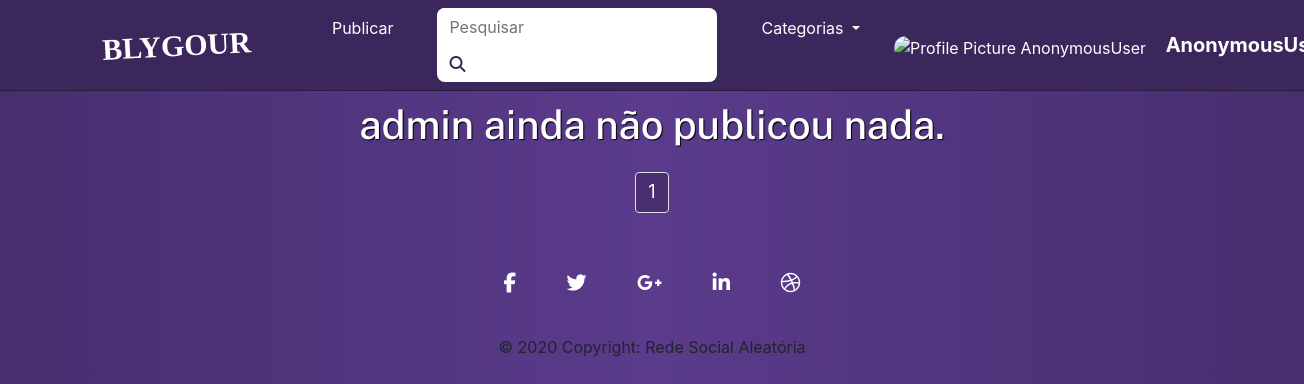
Before: /profile/admin/ with the older database file.
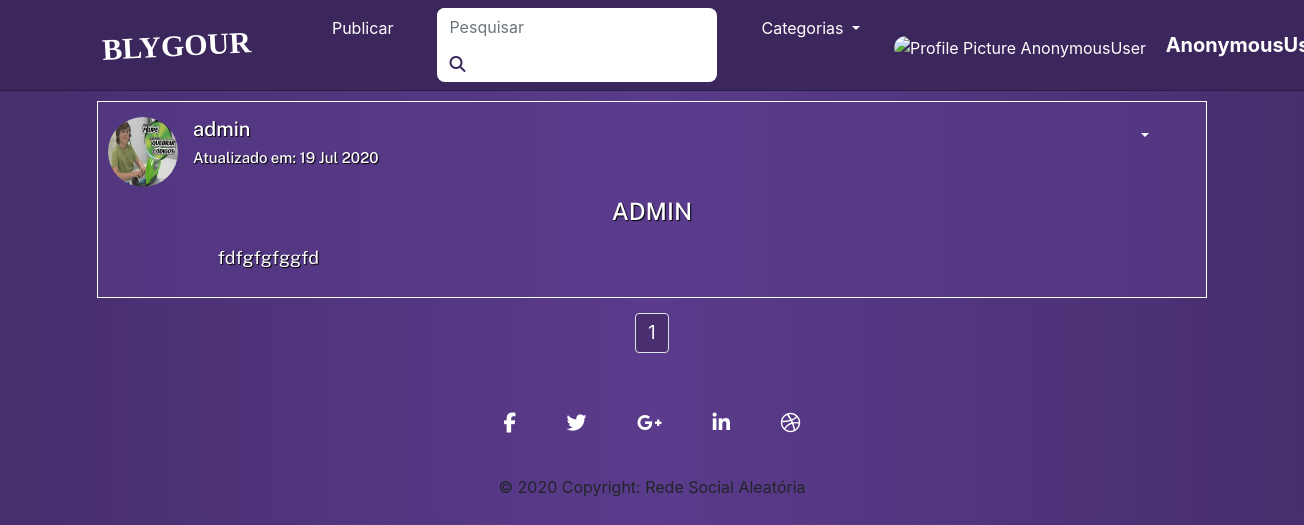
After: the same page with the newer database file.
### users/models.py (models this page shows, shortened)
class User(AbstractUser, PermissionsMixin):
    username = models.CharField('Nome do usuário', max_length=30, unique=True)
    email = models.EmailField('Email', unique=True)
    profile_picture = models.ImageField(upload_to = get_file_path, verbose_name='Imagem', null=True, blank=True)
    is_active = models.BooleanField('Está Ativo?', blank=True, default=True)
    is_staff = models.BooleanField('É da equipe?', blank=True, default=False)
    is_superuser = models.BooleanField('É super Usuário?', blank=True, default=False)
    date_joined = models.DateField('Data de Entrada', auto_now_add=True)
    first_name = None
    last_name = None
    objects = UserManager()
    USERNAME_FIELD = 'username'
    REQUIRED_FIELDS = ['email']
    def __str__(self):
        return self.username
    class Meta:
        verbose_name = 'Usuário'
        verbose_name_plural = 'Usuários'

### posts/models.py (models this page shows, shortened)
class Post(models.Model):
    title = models.CharField('Título', max_length=100)
    text = models.TextField('Texto da Postagem')
    user = models.ForeignKey(get_user_model(), on_delete=models.CASCADE, null=True, blank=True)
    image = models.ImageField(upload_to = get_file_path, verbose_name='Imagem', null=True, blank=True)
    created_at = models.DateTimeField('Criado em :', auto_now_add = True)
    updated_at = models.DateTimeField('Modificado em :', auto_now = True)
    class Meta:
        verbose_name = 'Postagem'
        verbose_name_plural = 'Postagens'
        ordering = ['text']

### posts/views.py (the view)
# urls.py: path('profile/<str:username>/', views.profileUser, name='profile_user'),
def profileUser(request, username):
    user = get_object_or_404(User, username = username)
    template_name = 'posts/user_details.html'
    posts_list = Post.objects.all().order_by('-created_at').filter(user = user)
    paginator = Paginator(posts_list, 7)
    page = request.GET.get('page')
    posts = paginator.get_page(page)
    context = {
        'user': user,
        'posts': posts
    }
    return render(request, template_name, context)

### posts/templates/posts/user_details.html (shortened to what this page needs)
{% extends 'base.html' %}
{% load static %}
{% load crispy_forms_tags %}
{% block styles %}
    <link rel="stylesheet" href="{% static 'css/index.css' %}">
{% endblock styles %}
{% block content %}
    {% for post in posts %}
        <div class="container view-posts">
            {% block user_informations %}
                <div class="row user">
                    <div>
                        {% if post.user.profile_picture %}
                            <img class='user-picture' src="/media/{{ post.user.profile_picture }}" alt="Profile Picture {{ post.user }}">
                        {% else %}
                            <img class='user-picture' src="/media/profiles/avatar.png" alt="Default profile picture">
                        {% endif %}
                    </div>
                    <div class="col">
                        <h5>
                            <a href="{% url 'posts:profile_user' post.user.username %}" class='user'>{{ post.user }}</a>
                        </h5>
                        <h6 class="data-update">Atualizado em:
                            {{ post.updated_at|date:"d M Y" }}</h6>
                    </div>
                    {% if user.is_authenticated %}
                        <div class="col-2 col-sm-1 col-md-1 col-lg-1">
                            <div class="dropdown">
                                <button class="btn dropdown-toggle" type="button" id="dropdownMenuButton" data-toggle="dropdown" aria-haspopup="true" aria-expanded="false"></button>
                            </div>
                        </div>
                    {% endif %}
                </div>
            {% endblock user_informations %}
            <a href="{% url 'posts:posts-view' post.id %}">
                <div class='col-12'>
                    <div class="row title">
                        <div class="col-1"></div>
                        <div class="col-10">
                            <h2>{{ post.title|upper }}</h2>
                        </div>
                        <div class="col-1"></div>
                    </div>
                    <div class="row post">
                        <div class="col-1"></div>
                        <div class="col-10">
                            {{ post.text|truncatechars:"750"|linebreaks }}
                        </div>
                    </div>
                </div>
            </a>
        </div>
        {% empty %}
        <div class="container">
            <div class="d-flex justify-content-center">
                <h1>{{ user }} ainda não publicou nada.</h1>
            </div>
        </div>
    {% endfor %}
</div>
<div class="container">
    <nav class='pages'>
        <ul class="pagination">
            {% if posts.paginator.num_pages %}
                <li class="page-item actual-page">
                    <a class="page-link" href="?page={{ posts.number }}">{{ posts.number }}</a>
                </li>
            {% endif %}
        </ul>
    </nav>
</div>
{% endblock content %}

Changed rows visible on the page:
no longer on this page (row unchanged): User: username "admin"
added Post: user.profile_picture (picture), user "admin", updated_at "19 Jul 2020", title "ADMIN", text "fdfgfgfggfd"
Other visible differences:
text no longer shown: "ainda não publicou nada."
